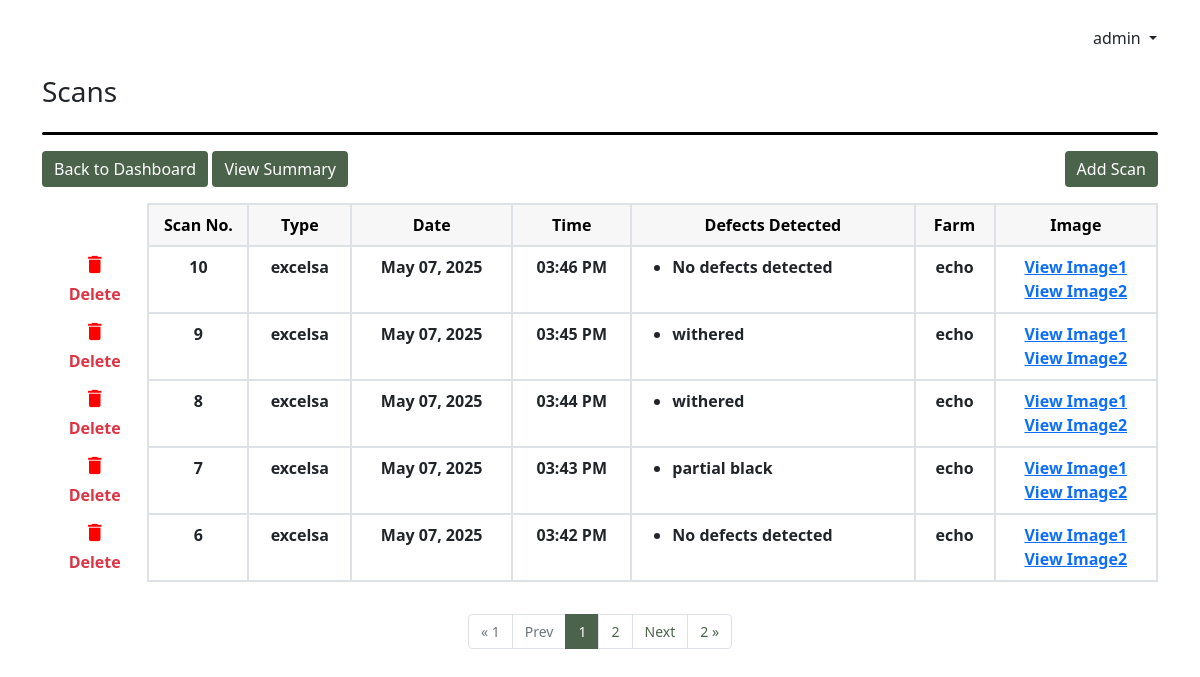
Page /dashboard/view/52/echo/ (signed in) on the committed database.
### apps/dashboard/models.py (models this page shows, shortened)
class DefectsDetected(models.Model):
    id = models.AutoField(primary_key=True)
    scan_number = models.IntegerField(null=False)
    date_scanned = models.DateTimeField(default=now)
    defects_detected = models.JSONField(max_length=50)
    scanned_image = models.CharField(max_length=255)
    scanned_image2 = models.CharField(max_length=255, null=True)
    batch = models.ForeignKey(BatchSession, on_delete=models.CASCADE)

class BatchSession(models.Model):
    batch_id = models.AutoField(primary_key=True)
    title = models.CharField(max_length=255, null=False)
    date_created = models.DateTimeField(default=now)
    bean_type = models.CharField(max_length=50)
    farm = models.CharField(max_length=255)
    user = models.ForeignKey(User, on_delete=models.CASCADE)

### apps/dashboard/views.py (the view)
# urls.py: path('dashboard/view/<int:batch_id>/<str:title>/', views.ScanListView.as_view(), name="view_scans"),
class ScanListView(LoginRequiredMixin, ListView):
    model = DefectsDetected
    template_name = "dashboard/scans_view.html"
    paginate_by = 5
    def get_context_data(self, **kwargs):
        context = super().get_context_data(**kwargs)
        batchSession = BatchSession.objects.get(batch_id=self.kwargs["batch_id"])
        context["objects"] = batchSession
        page_obj = context['page_obj']
        paginator = page_obj.paginator
        start_index = max(1, page_obj.number - 2)
        end_index = min(paginator.num_pages + 1, page_obj.number + 3)
        context['page_range'] = range(start_index, end_index)
        return context
    def get_queryset(self):
        all_defects = DefectsDetected.objects.filter(batch_id=self.kwargs["batch_id"]).order_by("-scan_number")
        self.queryset = all_defects
        return super().get_queryset()

### apps/dashboard/templates/dashboard/scans_view.html (shortened to what this page needs)
{% extends "layout.html" %}
{% load static %}
{% block head_content %}
<div class="d-inline-flex align-items-end gap-3">
  <h3>Scans</h3>
</div>
<div class="my-3"
  style="
    width: 100%;
    height: 3px;
    background-color: black;
    border-radius: 20px;
  "></div>
{% endblock head_content %}
{% block content %}
<div class="container-fluid m-0 p-0">
  <div class="d-flex justify-content-between">
    <div>
        <a href=" {% url "dashboard" %} " class="text-decoration-none">
        <button class="btn btn-success mb-3">Back to Dashboard</button>
      </a>
      <a href="{% url 'view_summary' objects.batch_id objects.title %}"
        class="text-decoration-none">
        <button class="btn btn-success mb-3">View Summary</button>
      </a>
    </div>
    <a href="{% url "scan_option" objects.batch_id objects.title %}"
      class="text-decoration-none">
      <button class="btn btn-success mb-3">Add Scan</button>
    </a>
  </div>
  <div class="overflow-auto">
    <table
      class="table flex-wrap text-wrap custom-bordered table-data text-center ">
      <thead>
        <tr class="text-black">
          <th scope="col"></th>
          <th scope="col" style="width: 100px">Scan No.</th>
          <th scope="col">Type</th>
          <th scope="col">Date</th>
          <th scope="col">Time</th>
          <th scope="col" style="min-width: 150px">Defects Detected</th>
          <th scope="col">Farm</th>
          <th scope="col">Image</th>
        </tr>
      </thead>
      <tbody style="border-top: 0" id="scan_body_container">
        {% for defect in object_list %}
        <tr class="" id="scan_number_{{ defect.id }}">
          <td class="text-center p-0">
            <div
              class="btn button-show"
              type="button"
              data-bs-toggle="modal"
              data-bs-target="#modal"
              id="liveToastBtn"
              hx-get="{% url 'delete_view_scans' defect.id %}"
              hx-swap="innerHTML"
              hx-target="#swapelement"
              >
              <i class="material-icons" style="font-size: 23px; color: red"
                >delete</i
              >
              <div class="text-danger fw-bold">Delete</div>
            </div>
          </td>
          <td>{{ defect.scan_number}}</td>
          <td>{{ defect.batch.bean_type }}</td>
          <td>{{ defect.date_scanned|date:"F d, Y " }}</td>
          <td>{{ defect.date_scanned|date:"h:i A" }}</td>
          <td>
            <ul class="text-start">
              {% for each_defects_detected in defect.defects_detected %}
              <li>
                {% if each_defects_detected == "none" %}
                No defects detected
                {% else%}
                {{ each_defects_detected }}
                {% endif %}
              </li>
              {% endfor %}
            </ul>
          </td>
          <td>{{ defect.batch.farm }}</td>
          <td>
            <a
              target="_blank"
              href="{% static 'final_detected_images/' %}{{ defect.scanned_image }}"
              >View Image1</a>
              <br>
            <a
              target="_blank"
              href="{% static 'final_detected_images/' %}{{ defect.scanned_image2 }}"
              >View Image2</a>
          </td>
        </tr>
        {% endfor %}
      </tbody>
    </table>
  </div>
</div>
{% if page_obj.paginator.num_pages > 1%}
  {% if page_obj.has_next or page_obj.has_previous %}
  <nav aria-label="Page navigation " class="d-flex justify-content-center align-items-center">
    <ul class="pagination pagination-custom mt-3 mb-0">
      {% if not page_obj.has_previous %}
        <li class="page-item disabled">
          <a class="page-link" href="#">&laquo; 1</a>
        </li>
        <li class="page-item disabled">
          <a class="page-link" href="#">Prev</a>
        </li>
      {% endif %}
    {% for page_num in page_range %}
      {% if page_num == page_obj.number %}
        <li class="page-item current-page">
          <a class="page-link">{{ page_num }}</a>
        </li>
      {% else %}
        {% if search_query %}
        <li class="page-item">
          <a class="page-link" href="?page={{ page_num }}&search={{search_query}}">{{ page_num }}</a>
        </li>
        {% else %}
        <li class="page-item">
          <a class="page-link" href="?page={{ page_num }}">{{ page_num }}</a>
        </li>
        {% endif %}
      {% endif %}
    {% endfor %}
      {% if page_obj.has_next %}
        {% if search_query %}
        <li class="page-item"><a class="page-link" href="?page={{ page_obj.next_page_number }}&search={{search_query}}">Next</a></li>
        <li class="page-item"><a class="page-link" href="?page={{ page_obj.paginator.num_pages }}&search={{search_query}}">{{page_obj.paginator.num_pages}} &raquo;</a></li>
        {% else %}
        <li class="page-item"><a class="page-link" href="?page={{ page_obj.next_page_number }}">Next</a></li>
        <li class="page-item"><a class="page-link" href="?page={{ page_obj.paginator.num_pages }}">{{page_obj.paginator.num_pages}} &raquo;</a></li>
        {% endif %}
      {% endif %}
    </ul>
  </nav>
  {% endif %}
{% endif %}
{% endblock content %}

### apps/templates/layout.html (shortened to what this page needs)
{% load static %}
<!DOCTYPE html>
<html lang="en">
  <head>
    <link href="https://cdn.jsdelivr.net/npm/bootstrap@5.1.3/dist/css/bootstrap.min.css" rel="stylesheet" />
    <link href="{% static 'style.css' %}?v={{ current_time }}" rel="stylesheet"/>
  </head>
  <body>
    <div class="container-md mb-3">
      <div>
        <div class="title row flex-column-reverse flex-sm-row m-0">
          <h3 class="col my-4 p-0">
          </h3>
          <div class="col col-sm-3 my-4 col-md-3 text-sm-center text-md-end p-0">
            <div
              class="dropdown-toggle btn p-0"
              data-bs-toggle="dropdown"
              aria-expanded="false">
              {{ request.user.first_name }} {{ request.user.last_name }}
            </div>
          </div>
        </div>
        {% block head_content %} {% endblock head_content %}
      </div>
      {% block content %} {% endblock content %}
    </div>
  </body>
</html>

### static/style.css (style rules this page uses)
:root { --main-green-theme: rgb(75, 99, 75); }
.title > h3 { font-size: 2em; font-family: "Oswald", sans-serif; font-optical-sizing: auto; font-style: normal; color: rgb(75, 99, 75); }
.btn-success { background-color: var(--main-green-theme); border: none; }
thead { color: grey; }
.table-data th, .table-summary th { background-color: rgba(128, 128, 128, 0.062); vertical-align: middle; }
.table-data th:first-child { background-color: transparent; }
.table-data td { font-weight: 600; }
table.custom-bordered td, table.custom-bordered th, table.table-summary td, table.table-summary th { border: 2px solid #dee2e6; }
table.custom-bordered th:first-child, table.custom-bordered td:first-child { border: none; }
@media screen and (min-width: 576px) { .title > h3 { font-size: 3em; } }
.page-link { color: var(--main-green-theme); }
.pagination-custom { font-size: 14px; }
.current-page a { color: white; background-color: var(--main-green-theme) !important; border-color: var(--main-green-theme) !important; }
@media screen and (min-width: 768px) { .title > h3 { font-size: 4em; } }

### rows in the picture
DefectsDetected: scan_number "10", batch.bean_type "excelsa", date_scanned "May 07, 2025", date_scanned "03:46 PM", batch.farm "echo"
DefectsDetected: scan_number "9", batch.bean_type "excelsa", date_scanned "May 07, 2025", date_scanned "03:45 PM", defects_detected "withered", batch.farm "echo"
DefectsDetected: scan_number "8", batch.bean_type "excelsa", date_scanned "May 07, 2025", date_scanned "03:44 PM", defects_detected "withered", batch.farm "echo"
DefectsDetected: scan_number "7", batch.bean_type "excelsa", date_scanned "May 07, 2025", date_scanned "03:43 PM", defects_detected "partial black", batch.farm "echo"
DefectsDetected: scan_number "6", batch.bean_type "excelsa", date_scanned "May 07, 2025", date_scanned "03:42 PM", batch.farm "echo"

### other values in the picture
{{ request.user.first_name }} "admin"
{{ page_num }} "1"
{{ page_num }} "2"
{{ page_obj.paginator.num_pages }} "2"
